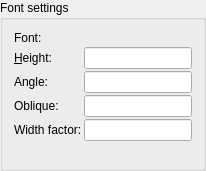
      <widget class="QGroupBox" name="bgFont">
       <property name="sizePolicy">
        <sizepolicy hsizetype="Preferred" vsizetype="Preferred">
         <horstretch>0</horstretch>
         <verstretch>0</verstretch>
        </sizepolicy>
       </property>
       <property name="title">
        <string>Font settings</string>
       </property>
       <layout class="QGridLayout">
        <property name="spacing">
         <number>2</number>
        </property>
        <item row="5" column="2">
         <widget class="QLineEdit" name="leWidthRel"/>
        </item>
        <item row="3" column="2">
         <widget class="QLineEdit" name="leAngle">
          <property name="sizePolicy">
           <sizepolicy hsizetype="Expanding" vsizetype="Fixed">
            <horstretch>0</horstretch>
            <verstretch>0</verstretch>
           </sizepolicy>
          </property>
         </widget>
        </item>
        <item row="2" column="1">
         <widget class="QLabel" name="lHeight">
          <property name="text">
           <string>&amp;Height:</string>
          </property>
          <property name="wordWrap">
           <bool>false</bool>
          </property>
          <property name="buddy">
           <cstring>leHeight</cstring>
          </property>
         </widget>
        </item>
        <item row="3" column="1">
         <widget class="QLabel" name="lAngle">
          <property name="text">
           <string>Angle:</string>
          </property>
         </widget>
        </item>
        <item row="6" column="1">
         <spacer name="spacer2">
          <property name="orientation">
           <enum>Qt::Vertical</enum>
          </property>
          <property name="sizeType">
           <enum>QSizePolicy::Expanding</enum>
          </property>
          <property name="sizeHint" stdset="0">
           <size>
            <width>20</width>
            <height>16</height>
           </size>
          </property>
         </spacer>
        </item>
        <item row="2" column="2">
         <widget class="QLineEdit" name="leHeight">
          <property name="sizePolicy">
           <sizepolicy hsizetype="Expanding" vsizetype="Fixed">
            <horstretch>0</horstretch>
            <verstretch>0</verstretch>
           </sizepolicy>
          </property>
         </widget>
        </item>
        <item row="6" column="2">
         <spacer name="spacer2_2">
          <property name="orientation">
           <enum>Qt::Vertical</enum>
          </property>
          <property name="sizeType">
           <enum>QSizePolicy::Expanding</enum>
          </property>
          <property name="sizeHint" stdset="0">
           <size>
            <width>20</width>
            <height>16</height>
           </size>
          </property>
         </spacer>
        </item>
        <item row="4" column="1">
         <widget class="QLabel" name="lOblique">
          <property name="text">
           <string>Oblique:</string>
          </property>
         </widget>
        </item>
        <item row="4" column="2">
         <widget class="QLineEdit" name="leOblique"/>
        </item>
        <item row="5" column="1">
         <widget class="QLabel" name="lWidthFactor">
          <property name="text">
           <string>Width factor:</string>
          </property>
         </widget>
        </item>
        <item row="1" column="1">
         <widget class="QLabel" name="lFont">
          <property name="text">
           <string>Font:</string>
          </property>
         </widget>
        </item>
        <item row="1" column="2">
         <widget class="QG_FontBox" name="cbFont" native="true">
          <property name="sizePolicy">
           <sizepolicy hsizetype="Expanding" vsizetype="Fixed">
            <horstretch>0</horstretch>
            <verstretch>0</verstretch>
           </sizepolicy>
          </property>
          <property name="minimumSize">
           <size>
            <width>0</width>
            <height>0</height>
           </size>
          </property>
         </widget>
        </item>
       </layout>
      </widget>
